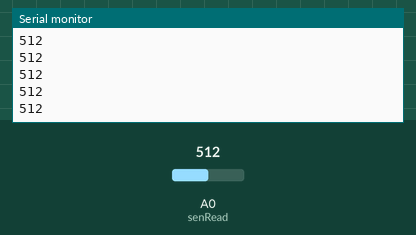
This sketch was run on a simulated Arduino Uno, built with avr-gcc and run on an emulated ATmega328P. On the bench: the last lines printed to the serial monitor. The inputs (shaded band) are chosen by the test bench; at power-on: A0 (senRead) = 512.

Above: at 1.2 s.
1.3 s: A0 (senRead) set to 716
At 1.56 s:
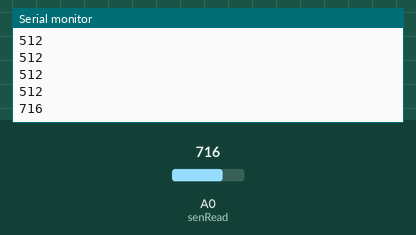
2.8 s: A0 (senRead) set to 900
At 2.96 s:
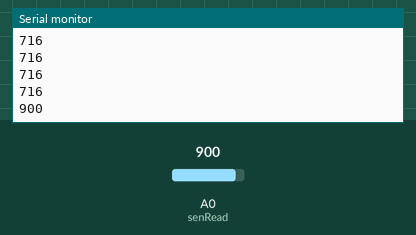
Timing chart, 0 to 5.8 s (numbered marks = the images above; inputs shaded):
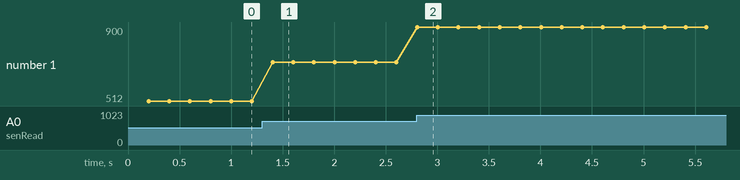

Measured:
- after the input at 1.3 s, the serial monitor: prints a new line after 0.10 s (image 1)
- after the input at 2.8 s, the serial monitor: prints a new line at once (image 2)
- plotted number 1: 512 → 716 after the input at 1.3 s, 716 → 900 after the input at 2.8 s

The sketch:

rover.ino
```cpp
int senRead=0;

void setup() {
  // put your setup code here, to run once:

  // initialize serial:
  Serial.begin(115200);


}

void loop() {
/*

  if (Serial.available()) {
    byte byteRead = Serial.read();
    Serial.write(byteRead);
    Serial.write(byteRead);
    Serial.write(byteRead);
  }

*/
  delay(200);
  //Serial.write("test");

  int val=analogRead(senRead);  //variable to store values from the photodiode
  Serial.println(val);
}
```
